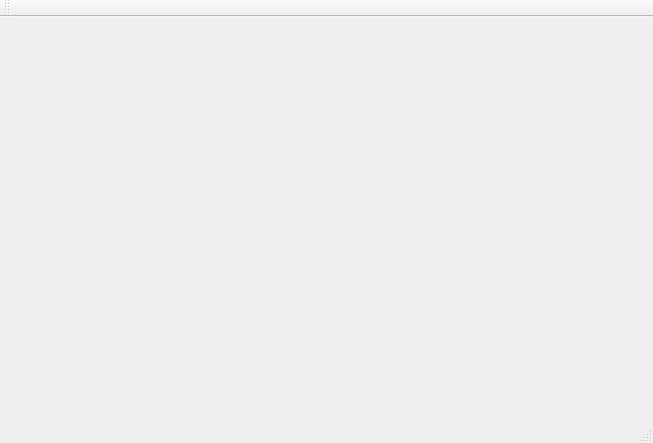
<?xml version="1.0" encoding="UTF-8"?>
<ui version="4.0">
 <class>MainWindow</class>
 <widget class="QMainWindow" name="MainWindow">
  <property name="geometry">
   <rect>
    <x>0</x>
    <y>0</y>
    <width>653</width>
    <height>443</height>
   </rect>
  </property>
  <property name="windowTitle">
   <string>MainWindow</string>
  </property>
  <widget class="QWidget" name="centralWidget"/>
  <widget class="QMenuBar" name="menuBar">
   <property name="geometry">
    <rect>
     <x>0</x>
     <y>0</y>
     <width>653</width>
     <height>22</height>
    </rect>
   </property>
  </widget>
  <widget class="QToolBar" name="mainToolBar">
   <attribute name="toolBarArea">
    <enum>TopToolBarArea</enum>
   </attribute>
   <attribute name="toolBarBreak">
    <bool>false</bool>
   </attribute>
  </widget>
  <widget class="QStatusBar" name="statusBar"/>
 </widget>
 <layoutdefault spacing="6" margin="11"/>
 <resources/>
 <connections/>
</ui>
